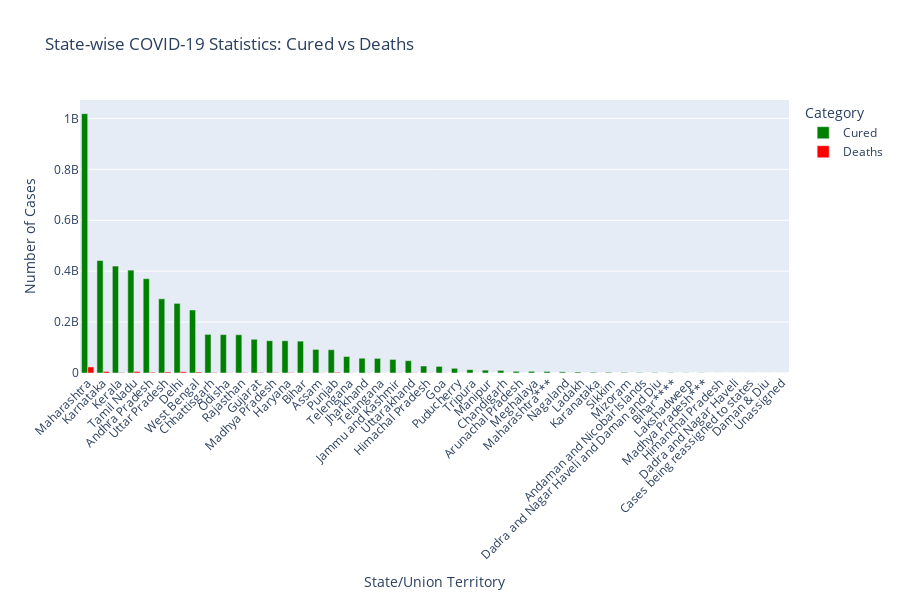

Source (notebook cell):
### Code cell
# 1. Calculate state-wise totals
state_summary = df.groupby('State/UnionTerritory').agg({
    'Cured': 'sum',
    'Deaths': 'sum'
}).round(2)

# Sort by total cases
state_summary = state_summary.sort_values('Cured', ascending=False)

# 2. Bar Plot: State-wise Comparison
plt.figure(figsize=(15, 10))
plt.subplot(2, 1, 1)
sns.barplot(data=state_summary.reset_index(), x='State/UnionTerritory', y='Cured', 
            color='green', alpha=0.6)
plt.title('Total Cured Cases by State', fontsize=12, pad=15)
plt.xticks(rotation=45, ha='right')
plt.ylabel('Number of Cured Cases')

plt.subplot(2, 1, 2)
sns.barplot(data=state_summary.reset_index(), x='State/UnionTerritory', y='Deaths', 
            color='red', alpha=0.6)
plt.title('Total Deaths by State', fontsize=12, pad=15)
plt.xticks(rotation=45, ha='right')
plt.ylabel('Number of Deaths')

plt.tight_layout()
plt.show()

# 3. Interactive Visualization using Plotly
import plotly.express as px

# Create interactive bar chart
fig = px.bar(state_summary.reset_index(), x='State/UnionTerritory', y=['Cured', 'Deaths'],
             title='State-wise COVID-19 Statistics: Cured vs Deaths',
             barmode='group',
             color_discrete_map={'Cured': 'green', 'Deaths': 'red'},
             height=600)

fig.update_layout(
    xaxis_tickangle=-45,
    xaxis_title='State/Union Territory',
    yaxis_title='Number of Cases',
    legend_title='Category',
    showlegend=True
)
fig.show()

# 4. Print Tabular Summary (Top 10 states)
print("\nState-wise COVID-19 Statistics (Top 10 States):")
print("="*80)
print(state_summary.head(10).to_string())

# 5. Calculate and display mortality rate
state_summary['Mortality_Rate'] = (state_summary['Deaths'] / state_summary['Cured'] * 100).round(2)
print("\nMortality Rate by State (Top 10):")
print("="*50)
print(state_summary.sort_values('Mortality_Rate', ascending=False)
      .head(10)[['Deaths', 'Cured', 'Mortality_Rate']].to_string())

### Figure 1 — Plotly figure (JSON) as saved in the notebook; plotly's stock layout.template omitted (floating-point values rounded to 4 significant figures)
{"data": [{"alignmentgroup": "True", "hovertemplate": "variable=Cured<br>State/UnionTerritory=%{x}<br>value=%{y}<extra></extra>", "legendgroup": "Cured", "marker": {"color": "green", "pattern": {"shape": ""}}, "name": "Cured", "offsetgroup": "Cured", "orientation": "v", "showlegend": true, "textposition": "auto", "type": "bar", "x": ["Maharashtra", "Karnataka", "Kerala", "Tamil Nadu", "Andhra Pradesh", "Uttar Pradesh", "Delhi", "West Bengal", "Chhattisgarh", "Odisha", "Rajasthan", "Gujarat", "Madhya Pradesh", "Haryana", "Bihar", "Assam", "Punjab", "Telengana", "Jharkhand", "Telangana", "Jammu and Kashmir", "Uttarakhand", "Himachal Pradesh", "Goa", "Puducherry", "Tripura", "Manipur", "Chandigarh", "Arunachal Pradesh", "Meghalaya", "Maharashtra***", "Nagaland", "Ladakh", "Karanataka", "Sikkim", "Mizoram", "Andaman and Nicobar Islands", "Dadra and Nagar Haveli and Daman and Diu", "Bihar****", "Lakshadweep", "Madhya Pradesh***", "Himanchal Pradesh", "Dadra and Nagar Haveli", "Cases being reassigned to states", "Daman & Diu", "Unassigned"], "xaxis": "x", "y": [1018765039, 441844360, 420174235, 404095807, 370426530, 291479351, 273419887, 247515102, 151609364, 150923455, 150356820, 132487127, 126724997, 126585342, 125122902, 92678680, 91458159, 64666267, 58034506, 57488245, 53297341, 48362741, 27501110, 26027201, 18483117, 12976846, 11230568, 10117035, 6588149, 6537909, 6000911, 4519526, 3758960, 2821491, 2747214, 2384602, 1848286, 1841750, 1402468, 820925, 780735, 200040, 20352, 0, 0, 0], "yaxis": "y"}, {"alignmentgroup": "True", "hovertemplate": "variable=Deaths<br>State/UnionTerritory=%{x}<br>value=%{y}<extra></extra>", "legendgroup": "Deaths", "marker": {"color": "red", "pattern": {"shape": ""}}, "name": "Deaths", "offsetgroup": "Deaths", "orientation": "v", "showlegend": true, "textposition": "auto", "type": "bar", "x": ["Maharashtra", "Karnataka", "Kerala", "Tamil Nadu", "Andhra Pradesh", "Uttar Pradesh", "Delhi", "West Bengal", "Chhattisgarh", "Odisha", "Rajasthan", "Gujarat", "Madhya Pradesh", "Haryana", "Bihar", "Assam", "Punjab", "Telengana", "Jharkhand", "Telangana", "Jammu and Kashmir", "Uttarakhand", "Himachal Pradesh", "Goa", "Puducherry", "Tripura", "Manipur", "Chandigarh", "Arunachal Pradesh", "Meghalaya", "Maharashtra***", "Nagaland", "Ladakh", "Karanataka", "Sikkim", "Mizoram", "Andaman and Nicobar Islands", "Dadra and Nagar Haveli and Daman and Diu", "Bihar****", "Lakshadweep", "Madhya Pradesh***", "Himanchal Pradesh", "Dadra and Nagar Haveli", "Cases being reassigned to states", "Daman & Diu", "Unassigned"], "xaxis": "x", "y": [23737432, 6053762, 1888177, 5916658, 2939367, 4143450, 4943294, 3846989, 2063920, 790814, 1473089, 2219448, 1777752, 1502799, 1093466, 638323, 2785594, 400427, 748641, 349648, 839694, 986001, 491348, 447801, 312155, 150342, 173056, 147694, 26799, 101950, 130753, 58460, 45804, 36197, 53150, 9791, 27136, 1014, 18881, 3908, 10506, 3507, 8, 0, 0, 0], "yaxis": "y"}], "layout": {"barmode": "group", "height": 600, "legend": {"title": {"text": "Category"}, "tracegroupgap": 0}, "showlegend": true, "title": {"text": "State-wise COVID-19 Statistics: Cured vs Deaths"}, "xaxis": {"anchor": "y", "domain": [0, 1], "tickangle": -45, "title": {"text": "State/Union Territory"}}, "yaxis": {"anchor": "x", "domain": [0, 1], "title": {"text": "Number of Cases"}}}}
